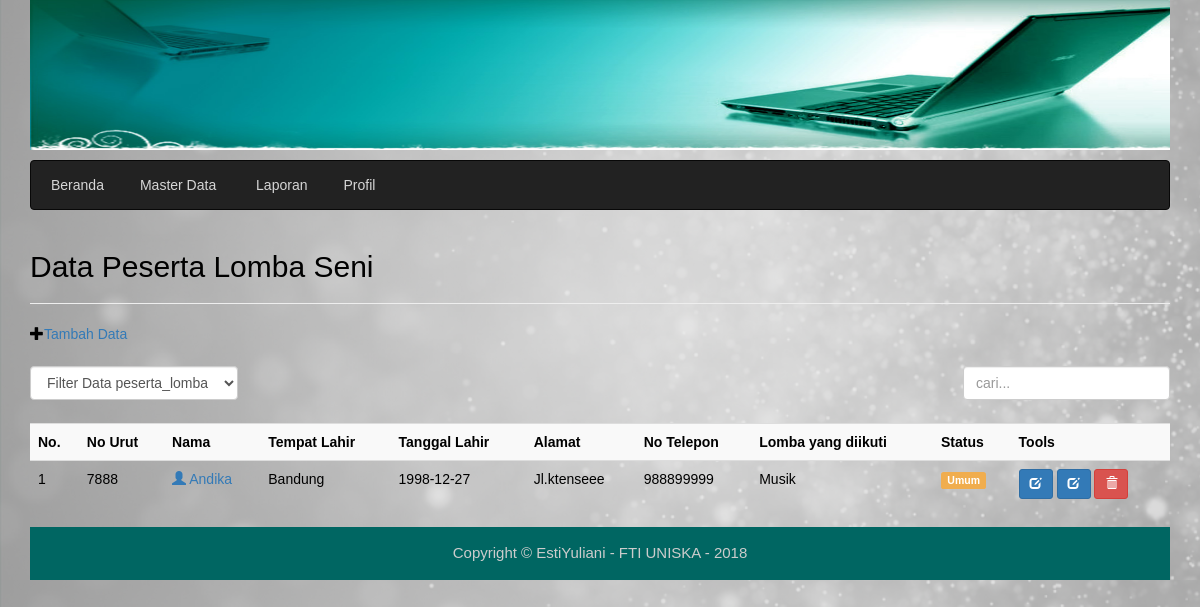
/peserta_lomba_data.php, run on the app's committed database.
### tables this page shows
CREATE TABLE `peserta_lomba` (
  `no_urut` int(4) NOT NULL,
  `nama` varchar(30) NOT NULL,
  `tempat_lahir` varchar(20) NOT NULL,
  `tanggal_lahir` date NOT NULL,
  `alamat` varchar(40) NOT NULL,
  `no_telepon` int(15) NOT NULL,
  `lomba_yang_diikuti` varchar(20) NOT NULL,
  `status` varchar(25) NOT NULL
);

### library.php (called while the page is built, shortened)
<?php
function IndonesiaTgl($tanggal){
	$tgl=substr($tanggal,8,2);
	$bln=substr($tanggal,5,2);
	$thn=substr($tanggal,0,4);
	$tanggal="$thn-$bln-$tgl";
	return $tanggal;
}
?>

### peserta_lomba_data.php (the view, shortened to what this page needs)
<?php include "head.php"; ?>
<link rel="stylesheet" type="text/css" href="style1.css">
            <h2>Data Peserta Lomba Seni</h2>
            <hr />
<?php
$pageSql="SELECT * FROM peserta_lomba";
?>
<span class="glyphicon glyphicon-plus" aria-hidden="true"></span><a href="peserta_lomba_add.php">Tambah Data</a>
<br/>
<br/>
<div class="form-group">
  <div class="left">
    <form class="form-inline" method="get">
      <select name="filter" class="form-control" onchange="form.submit()">
        <option value="0">Filter Data peserta_lomba</option>
        <?php $filter=(isset($_GET['filter']) ? strtolower($_GET['filter']) : NULL); ?>
      </select>
    </form>
  </div>
  <div class="right">
    <form class="" method="POST" action="peserta_lomba_data.php">
      <input type="text" class="form-control" name="qcari" placeholder="cari..." autofocus/>
    </form>
</div>
</div>
<br />
<br />
  <div class="table-responsive">
    <table class="table table-striped table-hover">
      <tr>
	  <th>No. </th>
        <th>No Urut</th>
        <th>Nama</th>
        <th>Tempat Lahir</th>
        <th>Tanggal Lahir</th>
		<th>Alamat</th>
        <th>No Telepon</th>
        <th>Lomba yang diikuti</th>
        <th>Status</th>
        <th>Tools</th>
      </tr>
      <?php
      if($filter){
        $sql = mysqli_query($koneksi, "SELECT * FROM peserta_lomba WHERE status='$filter' ORDER BY no_urut
        ASC");
      }else{
        $sql = mysqli_query($koneksi, $pageSql." ORDER BY no_urut ASC");
      }
      if(mysqli_num_rows($sql) == 0){
        ?>
        <tr><td colspan="8">Data Tidak Ada.</td></tr>
        <?php
      }else{
        $no_urut = 1;
        while ($row = mysqli_fetch_assoc ($sql)){
        ?>
          <tr>
            <td><?php echo $no_urut; ?></td>
            <td><?php echo $row['no_urut']; ?></td>
            <td><a href="peserta_lomba_detail.php?no_urut=<?php echo $row['no_urut']; ?>">
            <span class="glyphicon glyphicon-user" aria-hidden="true"></span>
            <?php echo $row['nama']; ?></a></td>
            <td><?php echo $row['tempat_lahir']; ?></td>
            <td><?php echo indonesiaTgl($row['tanggal_lahir']); ?></td>
			<td><?php echo $row ['alamat']; ?></td>
            <td><?php echo $row ['no_telepon']; ?></td>
            <td><?php echo $row['lomba_yang_diikuti']; ?></td>
            <td>
          <?php
            if ($row['status'] == 'Pelajar'){
          ?>
            <span class="label label-success">Pelajar</span>
          <?php  }
            else if($row['status'] == 'Mahasiswa'){
          ?>
            <span class="label label-info">Mahasiswa</span>
          <?php }
            else if($row['status'] == 'Umum'){
           ?>
           <span class="label label-warning">Umum</span>
          <?php } ?>
        </td>
        <td>
          <a href="peserta_lomba_edit.php?no_urut=<?php echo $row['no_urut']; ?>"
            title="Edit Data" class="btn btn-primary btn-sm"><span class="glyphicon glyphicon-edit"
            arian-hidden="true"></span></a>
           <a href="peserta_lomba_detail.php?no_urut=<?php echo $row['no_urut']; ?>"
            title="Detail Data" class="btn btn-primary btn-sm"><span class="glyphicon glyphicon-edit"
            arian-hidden="true"></span></a>
          <a href="peserta_lomba_data.php?aksi=delete&no_urut=<?php echo $row['no_urut']; ?>" title="Hapus Data"
            onclick="return confirm('Anda yakin akan menghapus data <?php
            echo $row['nama']; ?>?')" class="btn btn-danger btn-sm"><span class="glyphicon
            glyphicon-trash" aria-hidden="true"></span></a>
          </td>
        </tr>
        <?php
        $no_urut++;
            }
      }
         ?>
      </table>
    </div>
<?php include "footer.php"; ?>

### css/site.css (style rules this page uses)
.form-group { margin-bottom: 15px; }
.form-group .left { float: left; }
.form-group .right { float: right; }

### style1.css (style rules this page uses)
body { padding: 0; color: #000; background-color: #006662; background-image: url(img/bokeh-1780217_1280-e1479715865310.png); -webkit-background-size: cover; -moz-background-size: cover; background-size: cover; font-family: Tahoma, Geneva, sans-serif; line-height: 1.5; margin-top: 0; margin-right: 0; margin-bottom: 0; margin-left: 0; }

### data on the page
peserta_lomba: no_urut "7888", nama "Andika", tempat_lahir "Bandung", tanggal_lahir "1998-12-27", alamat "Jl.ktenseee", no_telepon "988899999", lomba_yang_diikuti "Musik", status "Umum"
